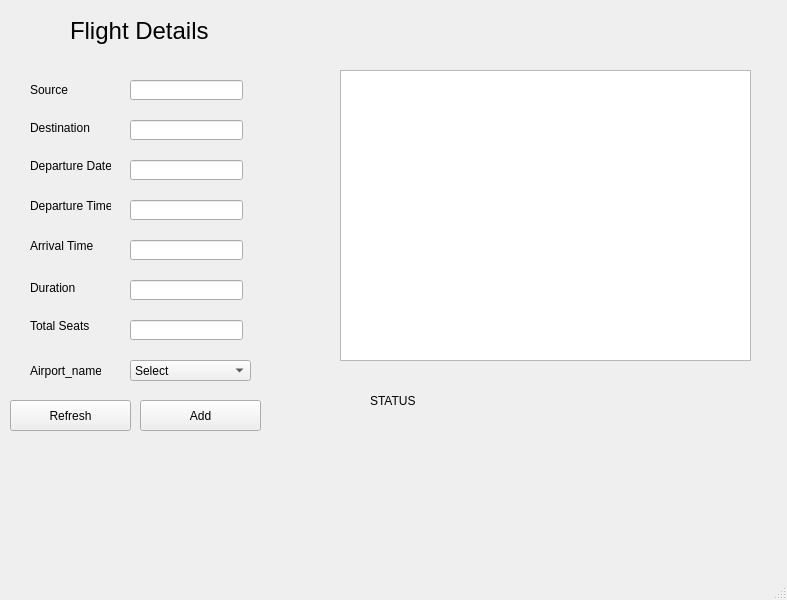
<?xml version="1.0" encoding="UTF-8"?>
<ui version="4.0">
 <class>adminAddFlight</class>
 <widget class="QMainWindow" name="adminAddFlight">
  <property name="geometry">
   <rect>
    <x>0</x>
    <y>0</y>
    <width>787</width>
    <height>600</height>
   </rect>
  </property>
  <property name="minimumSize">
   <size>
    <width>787</width>
    <height>600</height>
   </size>
  </property>
  <property name="maximumSize">
   <size>
    <width>787</width>
    <height>600</height>
   </size>
  </property>
  <property name="windowTitle">
   <string>MainWindow</string>
  </property>
  <widget class="QWidget" name="centralwidget">
   <widget class="QLabel" name="label_5">
    <property name="geometry">
     <rect>
      <x>30</x>
      <y>120</y>
      <width>111</width>
      <height>16</height>
     </rect>
    </property>
    <property name="text">
     <string>Destination</string>
    </property>
   </widget>
   <widget class="QLabel" name="label_8">
    <property name="geometry">
     <rect>
      <x>30</x>
      <y>280</y>
      <width>71</width>
      <height>16</height>
     </rect>
    </property>
    <property name="text">
     <string>Duration</string>
    </property>
   </widget>
   <widget class="QPushButton" name="pushButton_2">
    <property name="geometry">
     <rect>
      <x>140</x>
      <y>400</y>
      <width>121</width>
      <height>31</height>
     </rect>
    </property>
    <property name="text">
     <string>Add</string>
    </property>
   </widget>
   <widget class="QLabel" name="label_3">
    <property name="geometry">
     <rect>
      <x>30</x>
      <y>360</y>
      <width>71</width>
      <height>21</height>
     </rect>
    </property>
    <property name="text">
     <string>Airport_name</string>
    </property>
   </widget>
   <widget class="QLabel" name="label_9">
    <property name="geometry">
     <rect>
      <x>30</x>
      <y>310</y>
      <width>81</width>
      <height>31</height>
     </rect>
    </property>
    <property name="text">
     <string>Total Seats</string>
    </property>
   </widget>
   <widget class="QLabel" name="label_10">
    <property name="geometry">
     <rect>
      <x>30</x>
      <y>150</y>
      <width>81</width>
      <height>31</height>
     </rect>
    </property>
    <property name="text">
     <string>Departure Date</string>
    </property>
   </widget>
   <widget class="QLabel" name="label_2">
    <property name="geometry">
     <rect>
      <x>70</x>
      <y>10</y>
      <width>211</width>
      <height>41</height>
     </rect>
    </property>
    <property name="font">
     <font>
      <pointsize>18</pointsize>
     </font>
    </property>
    <property name="text">
     <string>Flight Details</string>
    </property>
   </widget>
   <widget class="QLabel" name="label_4">
    <property name="geometry">
     <rect>
      <x>30</x>
      <y>80</y>
      <width>81</width>
      <height>20</height>
     </rect>
    </property>
    <property name="text">
     <string>Source</string>
    </property>
   </widget>
   <widget class="QLabel" name="label_7">
    <property name="geometry">
     <rect>
      <x>30</x>
      <y>230</y>
      <width>101</width>
      <height>31</height>
     </rect>
    </property>
    <property name="text">
     <string>Arrival Time</string>
    </property>
   </widget>
   <widget class="QLabel" name="label_6">
    <property name="geometry">
     <rect>
      <x>30</x>
      <y>190</y>
      <width>81</width>
      <height>31</height>
     </rect>
    </property>
    <property name="text">
     <string>Departure Time</string>
    </property>
   </widget>
   <widget class="QLineEdit" name="lineEdit_source">
    <property name="geometry">
     <rect>
      <x>130</x>
      <y>80</y>
      <width>113</width>
      <height>20</height>
     </rect>
    </property>
   </widget>
   <widget class="QLineEdit" name="lineEdit_destination">
    <property name="geometry">
     <rect>
      <x>130</x>
      <y>120</y>
      <width>113</width>
      <height>20</height>
     </rect>
    </property>
   </widget>
   <widget class="QLineEdit" name="lineEdit_departureD">
    <property name="geometry">
     <rect>
      <x>130</x>
      <y>160</y>
      <width>113</width>
      <height>20</height>
     </rect>
    </property>
   </widget>
   <widget class="QLineEdit" name="lineEdit_departureT">
    <property name="geometry">
     <rect>
      <x>130</x>
      <y>200</y>
      <width>113</width>
      <height>20</height>
     </rect>
    </property>
   </widget>
   <widget class="QComboBox" name="comboBox">
    <property name="geometry">
     <rect>
      <x>130</x>
      <y>360</y>
      <width>121</width>
      <height>21</height>
     </rect>
    </property>
    <item>
     <property name="text">
      <string>Select</string>
     </property>
    </item>
   </widget>
   <widget class="QLineEdit" name="lineEdit_arrivalT">
    <property name="geometry">
     <rect>
      <x>130</x>
      <y>240</y>
      <width>113</width>
      <height>20</height>
     </rect>
    </property>
   </widget>
   <widget class="QLineEdit" name="lineEdit_duration">
    <property name="geometry">
     <rect>
      <x>130</x>
      <y>280</y>
      <width>113</width>
      <height>20</height>
     </rect>
    </property>
   </widget>
   <widget class="QLineEdit" name="lineEdit_totalSeats">
    <property name="geometry">
     <rect>
      <x>130</x>
      <y>320</y>
      <width>113</width>
      <height>20</height>
     </rect>
    </property>
   </widget>
   <widget class="QLabel" name="label">
    <property name="geometry">
     <rect>
      <x>370</x>
      <y>380</y>
      <width>161</width>
      <height>41</height>
     </rect>
    </property>
    <property name="text">
     <string>STATUS</string>
    </property>
   </widget>
   <widget class="QTableView" name="tableView">
    <property name="geometry">
     <rect>
      <x>340</x>
      <y>70</y>
      <width>411</width>
      <height>291</height>
     </rect>
    </property>
   </widget>
   <widget class="QPushButton" name="pushButton_3">
    <property name="geometry">
     <rect>
      <x>10</x>
      <y>400</y>
      <width>121</width>
      <height>31</height>
     </rect>
    </property>
    <property name="text">
     <string>Refresh</string>
    </property>
   </widget>
  </widget>
  <widget class="QMenuBar" name="menubar">
   <property name="geometry">
    <rect>
     <x>0</x>
     <y>0</y>
     <width>787</width>
     <height>21</height>
    </rect>
   </property>
  </widget>
  <widget class="QStatusBar" name="statusbar"/>
 </widget>
 <resources/>
 <connections/>
</ui>
